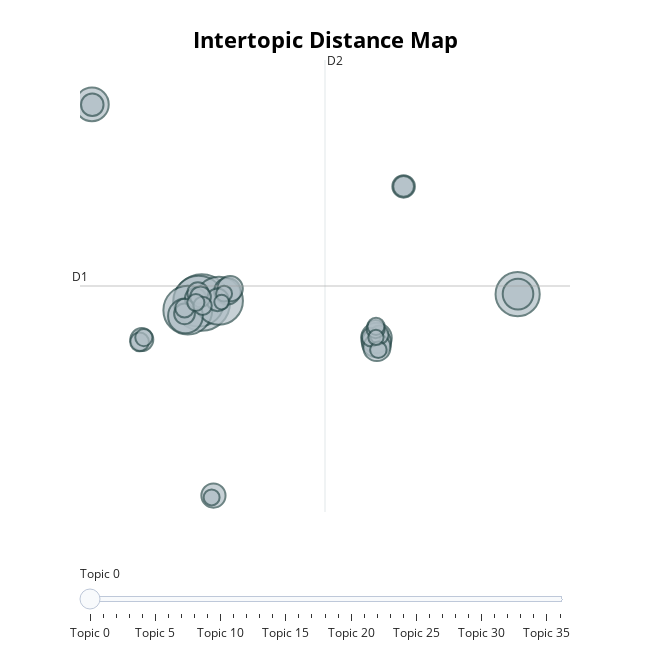

Notebook code cell kept with this figure:
### Code cell
topic_model.visualize_topics()

### Figure 1 — Plotly figure (JSON) as saved in the notebook; plotly's stock layout.template omitted (floating-point values rounded to 4 significant figures)
{"data": [{"customdata": [[0, "book | read | author | character | bookish", 164], [1, "neuroscience | consciousness | neurodiversity | psychology | mentalhealth", 133], [2, "aphantasia aphantasia | jealous | one aphantasia | apparently | aphantasia test", 122], [3, "mental | imagery | image | apple | visual", 118], [4, "guy | much | please | let | miss", 100], [5, "hyperphantasia | song | music | new | come", 62], [6, "neurodivergent | adhd | audhd | actuallyautistic | neurodiversity", 58], [7, "artist | aphantasia artist | artist aphantasia | artistsoftiktok | art aphantasia", 48], [8, "please | wait | right | yeah | hey", 48], [9, "sketch | doodle | draw | drawing | pen", 44], [10, "draw | artist | arttok | drawing | illustration", 38], [11, "psychic | spirituality | energy | meditation | channel", 36], [12, "mind eye | spiritual | work | mean | practice", 33], [13, "tiktok | video | storytime | funny | creatorsearchinsight", 30], [14, "hyperphantasia | win | aphantasia hyperphantasia | curious | close", 27], [15, "psychiatry | aphantasia aphantasiaawareness | aphantasiagang mindseye | aphantasiagang | magic", 26], [16, "adhd | neurodivergent | aphantasia hyperphantasia | hyperphantasia aphantasia | hyperphantasia", 26], [17, "psychic | guy | right | stitch | inspire", 26], [18, "theory | drop | answer | friend | differ", 23], [19, "monologue | inner | inner monologue | talk | voice", 23], [20, "witchtok | check | guy | hope | put", 22], [21, "capcut | part | learnontiktok | activity | super", 22], [22, "song | map | wait | music | hot", 22], [23, "digitalartist | digitalart | study | day | truly", 18], [24, "sketch | artist art | art artist | artist | hyperphantasia", 18], [25, "hyperphantasia | real | vivid | clarity | vividly", 18], [26, "aphantasie | man | books | rest | hot", 18], [27, "stitch | ill | guy | arrive | hair", 17], [28, "memory | count | aphantasia hyperphantasia | wonder | anyone", 17], [29, "greenscreen | aphantasia visual | aphantasia anauralia | aphantasia foryoupage | tho", 15], [30, "deal | witness | dog | mindblind | aphantasiaawareness aphantasiagang", 15], [31, "aphantasia hyperphantasia | hyperphantasia | hyperphantasia aphantasia | fypviral | stitch", 15], [32, "creativity | unlock | creative | mindfulness | mentalhealth", 14], [33, "spiritualtiktok | spirituality | spiritualtok | aphantasia visualize | link bio", 13], [34, "podcast | episode | movie | minipodcast | listen", 13], [35, "clip | aphantasiaartist | wan | aphantasia artist | aphantasia aphantasiaartist", 12], [36, "psychiatry | aphantasiagang mindseye | aphantasiagang | aphantasia aphantasiaawareness | psychology", 11]], "hovertemplate": "<b>Topic %{customdata[0]}</b><br>%{customdata[1]}<br>Size: %{customdata[2]}", "legendgroup": "", "marker": {"color": "#B0BEC5", "size": [164, 133, 122, 118, 100, 62, 58, 48, 48, 44, 38, 36, 33, 30, 27, 26, 26, 26, 23, 23, 22, 22, 22, 18, 18, 18, 18, 17, 17, 15, 15, 15, 14, 13, 13, 12, 11], "sizemode": "area", "sizeref": 0.1025, "symbol": "circle", "line": {"color": "DarkSlateGrey", "width": 2}}, "mode": "markers", "name": "", "orientation": "v", "showlegend": false, "x": [2.385, 2.144, 1.286, 3.734, 27.2, 1.103, -6.243, 16.11, 27.22, 16.11, 16.14, 4.404, 4.612, 3.302, -2.323, 3.623, -6.215, 18.24, 1.895, 2.083, 18.24, 2.287, 1.029, 15.69, 16.32, -2.504, 1.033, 16.04, 2.451, 1.92, 16.07, -2.167, 16.25, 4.138, 3.159, 16.07, 3.944], "xaxis": "x", "y": [7.737, 7.845, 7.134, 7.872, 8.394, 6.682, 23.39, 4.94, 8.402, 4.572, 4.185, 8.633, 8.832, -7.515, 4.811, 7.946, 23.36, 16.91, 8.056, 8.501, 16.91, 8.19, 6.844, 5.008, 5.186, 4.629, 7.297, 5.644, 7.48, 7.74, 5.855, 4.967, 4.003, 8.437, -7.66, 4.986, 7.773], "yaxis": "y", "type": "scatter"}], "layout": {"xaxis": {"anchor": "y", "domain": [0.0, 1.0], "title": {"text": ""}, "visible": false, "range": [-7.18, 31.31]}, "yaxis": {"anchor": "x", "domain": [0.0, 1.0], "title": {"text": ""}, "visible": false, "range": [-8.809, 26.89]}, "legend": {"tracegroupgap": 0, "itemsizing": "constant"}, "margin": {"t": 60}, "title": {"font": {"size": 22, "color": "Black"}, "text": "<b>Intertopic Distance Map</b>", "y": 0.95, "x": 0.5, "xanchor": "center", "yanchor": "top"}, "hoverlabel": {"font": {"size": 16, "family": "Rockwell"}, "bgcolor": "white"}, "width": 650, "height": 650, "sliders": [{"active": 0, "pad": {"t": 50}, "steps": [{"args": [{"marker.color": [["red", "#B0BEC5", "#B0BEC5", "#B0BEC5", "#B0BEC5", "#B0BEC5", "#B0BEC5", "#B0BEC5", "#B0BEC5", "#B0BEC5", "#B0BEC5", "#B0BEC5", "#B0BEC5", "#B0BEC5", "#B0BEC5", "#B0BEC5", "#B0BEC5", "#B0BEC5", "#B0BEC5", "#B0BEC5", "#B0BEC5", "#B0BEC5", "#B0BEC5", "#B0BEC5", "#B0BEC5", "#B0BEC5", "#B0BEC5", "#B0BEC5", "#B0BEC5", "#B0BEC5", "#B0BEC5", "#B0BEC5", "#B0BEC5", "#B0BEC5", "#B0BEC5", "#B0BEC5", "#B0BEC5"]]}], "label": "Topic 0", "method": "update"}, {"args": [{"marker.color": [["#B0BEC5", "red", "#B0BEC5", "#B0BEC5", "#B0BEC5", "#B0BEC5", "#B0BEC5", "#B0BEC5", "#B0BEC5", "#B0BEC5", "#B0BEC5", "#B0BEC5", "#B0BEC5", "#B0BEC5", "#B0BEC5", "#B0BEC5", "#B0BEC5", "#B0BEC5", "#B0BEC5", "#B0BEC5", "#B0BEC5", "#B0BEC5", "#B0BEC5", "#B0BEC5", "#B0BEC5", "#B0BEC5", "#B0BEC5", "#B0BEC5", "#B0BEC5", "#B0BEC5", "#B0BEC5", "#B0BEC5", "#B0BEC5", "#B0BEC5", "#B0BEC5", "#B0BEC5", "#B0BEC5"]]}], "label": "Topic 1", "method": "update"}, {"args": [{"marker.color": [["#B0BEC5", "#B0BEC5", "red", "#B0BEC5", "#B0BEC5", "#B0BEC5", "#B0BEC5", "#B0BEC5", "#B0BEC5", "#B0BEC5", "#B0BEC5", "#B0BEC5", "#B0BEC5", "#B0BEC5", "#B0BEC5", "#B0BEC5", "#B0BEC5", "#B0BEC5", "#B0BEC5", "#B0BEC5", "#B0BEC5", "#B0BEC5", "#B0BEC5", "#B0BEC5", "#B0BEC5", "#B0BEC5", "#B0BEC5", "#B0BEC5", "#B0BEC5", "#B0BEC5", "#B0BEC5", "#B0BEC5", "#B0BEC5", "#B0BEC5", "#B0BEC5", "#B0BEC5", "#B0BEC5"]]}], "label": "Topic 2", "method": "update"}, {"args": [{"marker.color": [["#B0BEC5", "#B0BEC5", "#B0BEC5", "red", "#B0BEC5", "#B0BEC5", "#B0BEC5", "#B0BEC5", "#B0BEC5", "#B0BEC5", "#B0BEC5", "#B0BEC5", "#B0BEC5", "#B0BEC5", "#B0BEC5", "#B0BEC5", "#B0BEC5", "#B0BEC5", "#B0BEC5", "#B0BEC5", "#B0BEC5", "#B0BEC5", "#B0BEC5", "#B0BEC5", "#B0BEC5", "#B0BEC5", "#B0BEC5", "#B0BEC5", "#B0BEC5", "#B0BEC5", "#B0BEC5", "#B0BEC5", "#B0BEC5", "#B0BEC5", "#B0BEC5", "#B0BEC5", "#B0BEC5"]]}], "label": "Topic 3", "method": "update"}, {"args": [{"marker.color": [["#B0BEC5", "#B0BEC5", "#B0BEC5", "#B0BEC5", "red", "#B0BEC5", "#B0BEC5", "#B0BEC5", "#B0BEC5", "#B0BEC5", "#B0BEC5", "#B0BEC5", "#B0BEC5", "#B0BEC5", "#B0BEC5", "#B0BEC5", "#B0BEC5", "#B0BEC5", "#B0BEC5", "#B0BEC5", "#B0BEC5", "#B0BEC5", "#B0BEC5", "#B0BEC5", "#B0BEC5", "#B0BEC5", "#B0BEC5", "#B0BEC5", "#B0BEC5", "#B0BEC5", "#B0BEC5", "#B0BEC5", "#B0BEC5", "#B0BEC5", "#B0BEC5", "#B0BEC5", "#B0BEC5"]]}], "label": "Topic 4", "method": "update"}, {"args": [{"marker.color": [["#B0BEC5", "#B0BEC5", "#B0BEC5", "#B0BEC5", "#B0BEC5", "red", "#B0BEC5", "#B0BEC5", "#B0BEC5", "#B0BEC5", "#B0BEC5", "#B0BEC5", "#B0BEC5", "#B0BEC5", "#B0BEC5", "#B0BEC5", "#B0BEC5", "#B0BEC5", "#B0BEC5", "#B0BEC5", "#B0BEC5", "#B0BEC5", "#B0BEC5", "#B0BEC5", "#B0BEC5", "#B0BEC5", "#B0BEC5", "#B0BEC5", "#B0BEC5", "#B0BEC5", "#B0BEC5", "#B0BEC5", "#B0BEC5", "#B0BEC5", "#B0BEC5", "#B0BEC5", "#B0BEC5"]]}], "label": "Topic 5", "method": "update"}, {"args": [{"marker.color": [["#B0BEC5", "#B0BEC5", "#B0BEC5", "#B0BEC5", "#B0BEC5", "#B0BEC5", "red", "#B0BEC5", "#B0BEC5", "#B0BEC5", "#B0BEC5", "#B0BEC5", "#B0BEC5", "#B0BEC5", "#B0BEC5", "#B0BEC5", "#B0BEC5", "#B0BEC5", "#B0BEC5", "#B0BEC5", "#B0BEC5", "#B0BEC5", "#B0BEC5", "#B0BEC5", "#B0BEC5", "#B0BEC5", "#B0BEC5", "#B0BEC5", "#B0BEC5", "#B0BEC5", "#B0BEC5", "#B0BEC5", "#B0BEC5", "#B0BEC5", "#B0BEC5", "#B0BEC5", "#B0BEC5"]]}], "label": "Topic 6", "method": "update"}, {"args": [{"marker.color": [["#B0BEC5", "#B0BEC5", "#B0BEC5", "#B0BEC5", "#B0BEC5", "#B0BEC5", "#B0BEC5", "red", "#B0BEC5", "#B0BEC5", "#B0BEC5", "#B0BEC5", "#B0BEC5", "#B0BEC5", "#B0BEC5", "#B0BEC5", "#B0BEC5", "#B0BEC5", "#B0BEC5", "#B0BEC5", "#B0BEC5", "#B0BEC5", "#B0BEC5", "#B0BEC5", "#B0BEC5", "#B0BEC5", "#B0BEC5", "#B0BEC5", "#B0BEC5", "#B0BEC5", "#B0BEC5", "#B0BEC5", "#B0BEC5", "#B0BEC5", "#B0BEC5", "#B0BEC5", "#B0BEC5"]]}], "label": "Topic 7", "method": "update"}, {"args": [{"marker.color": [["#B0BEC5", "#B0BEC5", "#B0BEC5", "#B0BEC5", "#B0BEC5", "#B0BEC5", "#B0BEC5", "#B0BEC5", "red", "#B0BEC5", "#B0BEC5", "#B0BEC5", "#B0BEC5", "#B0BEC5", "#B0BEC5", "#B0BEC5", "#B0BEC5", "#B0BEC5", "#B0BEC5", "#B0BEC5", "#B0BEC5", "#B0BEC5", "#B0BEC5", "#B0BEC5", "#B0BEC5", "#B0BEC5", "#B0BEC5", "#B0BEC5", "#B0BEC5", "#B0BEC5", "#B0BEC5", "#B0BEC5", "#B0BEC5", "#B0BEC5", "#B0BEC5", "#B0BEC5", "#B0BEC5"]]}], "label": "Topic 8", "method": "update"}, {"args": [{"marker.color": [["#B0BEC5", "#B0BEC5", "#B0BEC5", "#B0BEC5", "#B0BEC5", "#B0BEC5", "#B0BEC5", "#B0BEC5", "#B0BEC5", "red", "#B0BEC5", "#B0BEC5", "#B0BEC5", "#B0BEC5", "#B0BEC5", "#B0BEC5", "#B0BEC5", "#B0BEC5", "#B0BEC5", "#B0BEC5", "#B0BEC5", "#B0BEC5", "#B0BEC5", "#B0BEC5", "#B0BEC5", "#B0BEC5", "#B0BEC5", "#B0BEC5", "#B0BEC5", "#B0BEC5", "#B0BEC5", "#B0BEC5", "#B0BEC5", "#B0BEC5", "#B0BEC5", "#B0BEC5", "#B0BEC5"]]}], "label": "Topic 9", "method": "update"}, {"args": [{"marker.color": [["#B0BEC5", "#B0BEC5", "#B0BEC5", "#B0BEC5", "#B0BEC5", "#B0BEC5", "#B0BEC5", "#B0BEC5", "#B0BEC5", "#B0BEC5", "red", "#B0BEC5", "#B0BEC5", "#B0BEC5", "#B0BEC5", "#B0BEC5", "#B0BEC5", "#B0BEC5", "#B0BEC5", "#B0BEC5", "#B0BEC5", "#B0BEC5", "#B0BEC5", "#B0BEC5", "#B0BEC5", "#B0BEC5", "#B0BEC5", "#B0BEC5", "#B0BEC5", "#B0BEC5", "#B0BEC5", "#B0BEC5", "#B0BEC5", "#B0BEC5", "#B0BEC5", "#B0BEC5", "#B0BEC5"]]}], "label": "Topic 10", "method": "update"}, {"args": [{"marker.color": [["#B0BEC5", "#B0BEC5", "#B0BEC5", "#B0BEC5", "#B0BEC5", "#B0BEC5", "#B0BEC5", "#B0BEC5", "#B0BEC5", "#B0BEC5", "#B0BEC5", "red", "#B0BEC5", "#B0BEC5", "#B0BEC5", "#B0BEC5", "#B0BEC5", "#B0BEC5", "#B0BEC5", "#B0BEC5", "#B0BEC5", "#B0BEC5", "#B0BEC5", "#B0BEC5", "#B0BEC5", "#B0BEC5", "#B0BEC5", "#B0BEC5", "#B0BEC5", "#B0BEC5", "#B0BEC5", "#B0BEC5", "#B0BEC5", "#B0BEC5", "#B0BEC5", "#B0BEC5", "#B0BEC5"]]}], "label": "Topic 11", "method": "update"}, {"args": [{"marker.color": [["#B0BEC5", "#B0BEC5", "#B0BEC5", "#B0BEC5", "#B0BEC5", "#B0BEC5", "#B0BEC5", "#B0BEC5", "#B0BEC5", "#B0BEC5", "#B0BEC5", "#B0BEC5", "red", "#B0BEC5", "#B0BEC5", "#B0BEC5", "#B0BEC5", "#B0BEC5", "#B0BEC5", "#B0BEC5", "#B0BEC5", "#B0BEC5", "#B0BEC5", "#B0BEC5", "#B0BEC5", "#B0BEC5", "#B0BEC5", "#B0BEC5", "#B0BEC5", "#B0BEC5", "#B0BEC5", "#B0BEC5", "#B0BEC5", "#B0BEC5", "#B0BEC5", "#B0BEC5", "#B0BEC5"]]}], "label": "Topic 12", "method": "update"}, {"args": [{"marker.color": [["#B0BEC5", "#B0BEC5", "#B0BEC5", "#B0BEC5", "#B0BEC5", "#B0BEC5", "#B0BEC5", "#B0BEC5", "#B0BEC5", "#B0BEC5", "#B0BEC5", "#B0BEC5", "#B0BEC5", "red", "#B0BEC5", "#B0BEC5", "#B0BEC5", "#B0BEC5", "#B0BEC5", "#B0BEC5", "#B0BEC5", "#B0BEC5", "#B0BEC5", "#B0BEC5", "#B0BEC5", "#B0BEC5", "#B0BEC5", "#B0BEC5", "#B0BEC5", "#B0BEC5", "#B0BEC5", "#B0BEC5", "#B0BEC5", "#B0BEC5", "#B0BEC5", "#B0BEC5", "#B0BEC5"]]}], "label": "Topic 13", "method": "update"}, {"args": [{"marker.color": [["#B0BEC5", "#B0BEC5", "#B0BEC5", "#B0BEC5", "#B0BEC5", "#B0BEC5", "#B0BEC5", "#B0BEC5", "#B0BEC5", "#B0BEC5", "#B0BEC5", "#B0BEC5", "#B0BEC5", "#B0BEC5", "red", "#B0BEC5", "#B0BEC5", "#B0BEC5", "#B0BEC5", "#B0BEC5", "#B0BEC5", "#B0BEC5", "#B0BEC5", "#B0BEC5", "#B0BEC5", "#B0BEC5", "#B0BEC5", "#B0BEC5", "#B0BEC5", "#B0BEC5", "#B0BEC5", "#B0BEC5", "#B0BEC5", "#B0BEC5", "#B0BEC5", "#B0BEC5", "#B0BEC5"]]}], "label": "Topic 14", "method": "update"}, {"args": [{"marker.color": [["#B0BEC5", "#B0BEC5", "#B0BEC5", "#B0BEC5", "#B0BEC5", "#B0BEC5", "#B0BEC5", "#B0BEC5", "#B0BEC5", "#B0BEC5", "#B0BEC5", "#B0BEC5", "#B0BEC5", "#B0BEC5", "#B0BEC5", "red", "#B0BEC5", "#B0BEC5", "#B0BEC5", "#B0BEC5", "#B0BEC5", "#B0BEC5", "#B0BEC5", "#B0BEC5", "#B0BEC5", "#B0BEC5", "#B0BEC5", "#B0BEC5", "#B0BEC5", "#B0BEC5", "#B0BEC5", "#B0BEC5", "#B0BEC5", "#B0BEC5", "#B0BEC5", "#B0BEC5", "#B0BEC5"]]}], "label": "Topic 15", "method": "update"}, {"args": [{"marker.color": [["#B0BEC5", "#B0BEC5", "#B0BEC5", "#B0BEC5", "#B0BEC5", "#B0BEC5", "#B0BEC5", "#B0BEC5", "#B0BEC5", "#B0BEC5", "#B0BEC5", "#B0BEC5", "#B0BEC5", "#B0BEC5", "#B0BEC5", "#B0BEC5", "red", "#B0BEC5", "#B0BEC5", "#B0BEC5", "#B0BEC5", "#B0BEC5", "#B0BEC5", "#B0BEC5", "#B0BEC5", "#B0BEC5", "#B0BEC5", "#B0BEC5", "#B0BEC5", "#B0BEC5", "#B0BEC5", "#B0BEC5", "#B0BEC5", "#B0BEC5", "#B0BEC5", "#B0BEC5", "#B0BEC5"]]}], "label": "Topic 16", "method": "update"}, {"args": [{"marker.color": [["#B0BEC5", "#B0BEC5", "#B0BEC5", "#B0BEC5", "#B0BEC5", "#B0BEC5", "#B0BEC5", "#B0BEC5", "#B0BEC5", "#B0BEC5", "#B0BEC5", "#B0BEC5", "#B0BEC5", "#B0BEC5", "#B0BEC5", "#B0BEC5", "#B0BEC5", "red", "#B0BEC5", "#B0BEC5", "#B0BEC5", "#B0BEC5", "#B0BEC5", "#B0BEC5", "#B0BEC5", "#B0BEC5", "#B0BEC5", "#B0BEC5", "#B0BEC5", "#B0BEC5", "#B0BEC5", "#B0BEC5", "#B0BEC5", "#B0BEC5", "#B0BEC5", "#B0BEC5", "#B0BEC5"]]}], "label": "Topic 17", "method": "update"}, {"args": [{"marker.color": [["#B0BEC5", "#B0BEC5", "#B0BEC5", "#B0BEC5", "#B0BEC5", "#B0BEC5", "#B0BEC5", "#B0BEC5", "#B0BEC5", "#B0BEC5", "#B0BEC5", "#B0BEC5", "#B0BEC5", "#B0BEC5", "#B0BEC5", "#B0BEC5", "#B0BEC5", "#B0BEC5", "red", "#B0BEC5", "#B0BEC5", "#B0BEC5", "#B0BEC5", "#B0BEC5", "#B0BEC5", "#B0BEC5", "#B0BEC5", "#B0BEC5", "#B0BEC5", "#B0BEC5", "#B0BEC5", "#B0BEC5", "#B0BEC5", "#B0BEC5", "#B0BEC5", "#B0BEC5", "#B0BEC5"]]}], "label": "Topic 18", "method": "update"}, {"args": [{"marker.color": [["#B0BEC5", "#B0BEC5", "#B0BEC5", "#B0BEC5", "#B0BEC5", "#B0BEC5", "#B0BEC5", "#B0BEC5", "#B0BEC5", "#B0BEC5", "#B0BEC5", "#B0BEC5", "#B0BEC5", "#B0BEC5", "#B0BEC5", "#B0BEC5", "#B0BEC5", "#B0BEC5", "#B0BEC5", "red", "#B0BEC5", "#B0BEC5", "#B0BEC5", "#B0BEC5", "#B0BEC5", "#B0BEC5", "#B0BEC5", "#B0BEC5", "#B0BEC5", "#B0BEC5", "#B0BEC5", "#B0BEC5", "#B0BEC5", "#B0BEC5", "#B0BEC5", "#B0BEC5", "#B0BEC5"]]}], "label": "Topic 19", "method": "update"}, {"args": [{"marker.color": [["#B0BEC5", "#B0BEC5", "#B0BEC5", "#B0BEC5", "#B0BEC5", "#B0BEC5", "#B0BEC5", "#B0BEC5", "#B0BEC5", "#B0BEC5", "#B0BEC5", "#B0BEC5", "#B0BEC5", "#B0BEC5", "#B0BEC5", "#B0BEC5", "#B0BEC5", "#B0BEC5", "#B0BEC5", "#B0BEC5", "red", "#B0BEC5", "#B0BEC5", "#B0BEC5", "#B0BEC5", "#B0BEC5", "#B0BEC5", "#B0BEC5", "#B0BEC5", "#B0BEC5", "#B0BEC5", "#B0BEC5", "#B0BEC5", "#B0BEC5", "#B0BEC5", "#B0BEC5", "#B0BEC5"]]}], "label": "Topic 20", "method": "update"}, {"args": [{"marker.color": [["#B0BEC5", "#B0BEC5", "#B0BEC5", "#B0BEC5", "#B0BEC5", "#B0BEC5", "#B0BEC5", "#B0BEC5", "#B0BEC5", "#B0BEC5", "#B0BEC5", "#B0BEC5", "#B0BEC5", "#B0BEC5", "#B0BEC5", "#B0BEC5", "#B0BEC5", "#B0BEC5", "#B0BEC5", "#B0BEC5", "#B0BEC5", "red", "#B0BEC5", "#B0BEC5", "#B0BEC5", "#B0BEC5", "#B0BEC5", "#B0BEC5", "#B0BEC5", "#B0BEC5", "#B0BEC5", "#B0BEC5", "#B0BEC5", "#B0BEC5", "#B0BEC5", "#B0BEC5", "#B0BEC5"]]}], "label": "Topic 21", "method": "update"}, {"args": [{"marker.color": [["#B0BEC5", "#B0BEC5", "#B0BEC5", "#B0BEC5", "#B0BEC5", "#B0BEC5", "#B0BEC5", "#B0BEC5", "#B0BEC5", "#B0BEC5", "#B0BEC5", "#B0BEC5", "#B0BEC5", "#B0BEC5", "#B0BEC5", "#B0BEC5", "#B0BEC5", "#B0BEC5", "#B0BEC5", "#B0BEC5", "#B0BEC5", "#B0BEC5", "red", "#B0BEC5", "#B0BEC5", "#B0BEC5", "#B0BEC5", "#B0BEC5", "#B0BEC5", "#B0BEC5", "#B0BEC5", "#B0BEC5", "#B0BEC5", "#B0BEC5", "#B0BEC5", "#B0BEC5", "#B0BEC5"]]}], "label": "Topic 22", "method": "update"}, {"args": [{"marker.color": [["#B0BEC5", "#B0BEC5", "#B0BEC5", "#B0BEC5", "#B0BEC5", "#B0BEC5", "#B0BEC5", "#B0BEC5", "#B0BEC5", "#B0BEC5", "#B0BEC5", "#B0BEC5", "#B0BEC5", "#B0BEC5", "#B0BEC5", "#B0BEC5", "#B0BEC5", "#B0BEC5", "#B0BEC5", "#B0BEC5", "#B0BEC5", "#B0BEC5", "#B0BEC5", "red", "#B0BEC5", "#B0BEC5", "#B0BEC5", "#B0BEC5", "#B0BEC5", "#B0BEC5", "#B0BEC5", "#B0BEC5", "#B0BEC5", "#B0BEC5", "#B0BEC5", "#B0BEC5", "#B0BEC5"]]}], "label": "Topic 23", "method": "update"}, {"args": [{"marker.color": [["#B0BEC5", "#B0BEC5", "#B0BEC5", "#B0BEC5", "#B0BEC5", "#B0BEC5", "#B0BEC5", "#B0BEC5", "#B0BEC5", "#B0BEC5", "#B0BEC5", "#B0BEC5", "#B0BEC5", "#B0BEC5", "#B0BEC5", "#B0BEC5", "#B0BEC5", "#B0BEC5", "#B0BEC5", "#B0BEC5", "#B0BEC5", "#B0BEC5", "#B0BEC5", "#B0BEC5", "red", "#B0BEC5", "#B0BEC5", "#B0BEC5", "#B0BEC5", "#B0BEC5", "#B0BEC5", "#B0BEC5", "#B0BEC5", "#B0BEC5", "#B0BEC5", "#B0BEC5", "#B0BEC5"]]}], "label": "Topic 24", "method": "update"}, {"args": [{"marker.color": [["#B0BEC5", "#B0BEC5", "#B0BEC5", "#B0BEC5", "#B0BEC5", "#B0BEC5", "#B0BEC5", "#B0BEC5", "#B0BEC5", "#B0BEC5", "#B0BEC5", "#B0BEC5", "#B0BEC5", "#B0BEC5", "#B0BEC5", "#B0BEC5", "#B0BEC5", "#B0BEC5", "#B0BEC5", "#B0BEC5", "#B0BEC5", "#B0BEC5", "#B0BEC5", "#B0BEC5", "#B0BEC5", "red", "#B0BEC5", "#B0BEC5", "#B0BEC5", "#B0BEC5", "#B0BEC5", "#B0BEC5", "#B0BEC5", "#B0BEC5", "#B0BEC5", "#B0BEC5", "#B0BEC5"]]}], "label": "Topic 25", "method": "update"}, {"args": [{"marker.color": [["#B0BEC5", "#B0BEC5", "#B0BEC5", "#B0BEC5", "#B0BEC5", "#B0BEC5", "#B0BEC5", "#B0BEC5", "#B0BEC5", "#B0BEC5", "#B0BEC5", "#B0BEC5", "#B0BEC5", "#B0BEC5", "#B0BEC5", "#B0BEC5", "#B0BEC5", "#B0BEC5", "#B0BEC5", "#B0BEC5", "#B0BEC5", "#B0BEC5", "#B0BEC5", "#B0BEC5", "#B0BEC5", "#B0BEC5", "red", "#B0BEC5", "#B0BEC5", "#B0BEC5", "#B0BEC5", "#B0BEC5", "#B0BEC5", "#B0BEC5", "#B0BEC5", "#B0BEC5", "#B0BEC5"]]}], "label": "Topic 26", "method": "update"}, {"args": [{"marker.color": [["#B0BEC5", "#B0BEC5", "#B0BEC5", "#B0BEC5", "#B0BEC5", "#B0BEC5", "#B0BEC5", "#B0BEC5", "#B0BEC5", "#B0BEC5", "#B0BEC5", "#B0BEC5", "#B0BEC5", "#B0BEC5", "#B0BEC5", "#B0BEC5", "#B0BEC5", "#B0BEC5", "#B0BEC5", "#B0BEC5", "#B0BEC5", "#B0BEC5", "#B0BEC5", "#B0BEC5", "#B0BEC5", "#B0BEC5", "#B0BEC5", "red", "#B0BEC5", "#B0BEC5", "#B0BEC5", "#B0BEC5", "#B0BEC5", "#B0BEC5", "#B0BEC5", "#B0BEC5", "#B0BEC5"]]}], "label": "Topic 27", "method": "update"}, {"args": [{"marker.color": [["#B0BEC5", "#B0BEC5", "#B0BEC5", "#B0BEC5", "#B0BEC5", "#B0BEC5", "#B0BEC5", "#B0BEC5", "#B0BEC5", "#B0BEC5", "#B0BEC5", "#B0BEC5", "#B0BEC5", "#B0BEC5", "#B0BEC5", "#B0BEC5", "#B0BEC5", "#B0BEC5", "#B0BEC5", "#B0BEC5", "#B0BEC5", "#B0BEC5", "#B0BEC5", "#B0BEC5", "#B0BEC5", "#B0BEC5", "#B0BEC5", "#B0BEC5", "red", "#B0BEC5", "#B0BEC5", "#B0BEC5", "#B0BEC5", "#B0BEC5", "#B0BEC5", "#B0BEC5", "#B0BEC5"]]}], "label": "Topic 28", "method": "update"}, {"args": [{"marker.color": [["#B0BEC5", "#B0BEC5", "#B0BEC5", "#B0BEC5", "#B0BEC5", "#B0BEC5", "#B0BEC5", "#B0BEC5", "#B0BEC5", "#B0BEC5", "#B0BEC5", "#B0BEC5", "#B0BEC5", "#B0BEC5", "#B0BEC5", "#B0BEC5", "#B0BEC5", "#B0BEC5", "#B0BEC5", "#B0BEC5", "#B0BEC5", "#B0BEC5", "#B0BEC5", "#B0BEC5", "#B0BEC5", "#B0BEC5", "#B0BEC5", "#B0BEC5", "#B0BEC5", "red", "#B0BEC5", "#B0BEC5", "#B0BEC5", "#B0BEC5", "#B0BEC5", "#B0BEC5", "#B0BEC5"]]}], "label": "Topic 29", "method": "update"}, {"args": [{"marker.color": [["#B0BEC5", "#B0BEC5", "#B0BEC5", "#B0BEC5", "#B0BEC5", "#B0BEC5", "#B0BEC5", "#B0BEC5", "#B0BEC5", "#B0BEC5", "#B0BEC5", "#B0BEC5", "#B0BEC5", "#B0BEC5", "#B0BEC5", "#B0BEC5", "#B0BEC5", "#B0BEC5", "#B0BEC5", "#B0BEC5", "#B0BEC5", "#B0BEC5", "#B0BEC5", "#B0BEC5", "#B0BEC5", "#B0BEC5", "#B0BEC5", "#B0BEC5", "#B0BEC5", "#B0BEC5", "red", "#B0BEC5", "#B0BEC5", "#B0BEC5", "#B0BEC5", "#B0BEC5", "#B0BEC5"]]}], "label": "Topic 30", "method": "update"}, {"args": [{"marker.color": [["#B0BEC5", "#B0BEC5", "#B0BEC5", "#B0BEC5", "#B0BEC5", "#B0BEC5", "#B0BEC5", "#B0BEC5", "#B0BEC5", "#B0BEC5", "#B0BEC5", "#B0BEC5", "#B0BEC5", "#B0BEC5", "#B0BEC5", "#B0BEC5", "#B0BEC5", "#B0BEC5", "#B0BEC5", "#B0BEC5", "#B0BEC5", "#B0BEC5", "#B0BEC5", "#B0BEC5", "#B0BEC5", "#B0BEC5", "#B0BEC5", "#B0BEC5", "#B0BEC5", "#B0BEC5", "#B0BEC5", "red", "#B0BEC5", "#B0BEC5", "#B0BEC5", "#B0BEC5", "#B0BEC5"]]}], "label": "Topic 31", "method": "update"}, {"args": [{"marker.color": [["#B0BEC5", "#B0BEC5", "#B0BEC5", "#B0BEC5", "#B0BEC5", "#B0BEC5", "#B0BEC5", "#B0BEC5", "#B0BEC5", "#B0BEC5", "#B0BEC5", "#B0BEC5", "#B0BEC5", "#B0BEC5", "#B0BEC5", "#B0BEC5", "#B0BEC5", "#B0BEC5", "#B0BEC5", "#B0BEC5", "#B0BEC5", "#B0BEC5", "#B0BEC5", "#B0BEC5", "#B0BEC5", "#B0BEC5", "#B0BEC5", "#B0BEC5", "#B0BEC5", "#B0BEC5", "#B0BEC5", "#B0BEC5", "red", "#B0BEC5", "#B0BEC5", "#B0BEC5", "#B0BEC5"]]}], "label": "Topic 32", "method": "update"}, {"args": [{"marker.color": [["#B0BEC5", "#B0BEC5", "#B0BEC5", "#B0BEC5", "#B0BEC5", "#B0BEC5", "#B0BEC5", "#B0BEC5", "#B0BEC5", "#B0BEC5", "#B0BEC5", "#B0BEC5", "#B0BEC5", "#B0BEC5", "#B0BEC5", "#B0BEC5", "#B0BEC5", "#B0BEC5", "#B0BEC5", "#B0BEC5", "#B0BEC5", "#B0BEC5", "#B0BEC5", "#B0BEC5", "#B0BEC5", "#B0BEC5", "#B0BEC5", "#B0BEC5", "#B0BEC5", "#B0BEC5", "#B0BEC5", "#B0BEC5", "#B0BEC5", "red", "#B0BEC5", "#B0BEC5", "#B0BEC5"]]}], "label": "Topic 33", "method": "update"}, {"args": [{"marker.color": [["#B0BEC5", "#B0BEC5", "#B0BEC5", "#B0BEC5", "#B0BEC5", "#B0BEC5", "#B0BEC5", "#B0BEC5", "#B0BEC5", "#B0BEC5", "#B0BEC5", "#B0BEC5", "#B0BEC5", "#B0BEC5", "#B0BEC5", "#B0BEC5", "#B0BEC5", "#B0BEC5", "#B0BEC5", "#B0BEC5", "#B0BEC5", "#B0BEC5", "#B0BEC5", "#B0BEC5", "#B0BEC5", "#B0BEC5", "#B0BEC5", "#B0BEC5", "#B0BEC5", "#B0BEC5", "#B0BEC5", "#B0BEC5", "#B0BEC5", "#B0BEC5", "red", "#B0BEC5", "#B0BEC5"]]}], "label": "Topic 34", "method": "update"}, {"args": [{"marker.color": [["#B0BEC5", "#B0BEC5", "#B0BEC5", "#B0BEC5", "#B0BEC5", "#B0BEC5", "#B0BEC5", "#B0BEC5", "#B0BEC5", "#B0BEC5", "#B0BEC5", "#B0BEC5", "#B0BEC5", "#B0BEC5", "#B0BEC5", "#B0BEC5", "#B0BEC5", "#B0BEC5", "#B0BEC5", "#B0BEC5", "#B0BEC5", "#B0BEC5", "#B0BEC5", "#B0BEC5", "#B0BEC5", "#B0BEC5", "#B0BEC5", "#B0BEC5", "#B0BEC5", "#B0BEC5", "#B0BEC5", "#B0BEC5", "#B0BEC5", "#B0BEC5", "#B0BEC5", "red", "#B0BEC5"]]}], "label": "Topic 35", "method": "update"}, {"args": [{"marker.color": [["#B0BEC5", "#B0BEC5", "#B0BEC5", "#B0BEC5", "#B0BEC5", "#B0BEC5", "#B0BEC5", "#B0BEC5", "#B0BEC5", "#B0BEC5", "#B0BEC5", "#B0BEC5", "#B0BEC5", "#B0BEC5", "#B0BEC5", "#B0BEC5", "#B0BEC5", "#B0BEC5", "#B0BEC5", "#B0BEC5", "#B0BEC5", "#B0BEC5", "#B0BEC5", "#B0BEC5", "#B0BEC5", "#B0BEC5", "#B0BEC5", "#B0BEC5", "#B0BEC5", "#B0BEC5", "#B0BEC5", "#B0BEC5", "#B0BEC5", "#B0BEC5", "#B0BEC5", "#B0BEC5", "red"]]}], "label": "Topic 36", "method": "update"}]}], "shapes": [{"line": {"color": "#CFD8DC", "width": 2}, "type": "line", "x0": 12.06, "x1": 12.06, "y0": -8.809, "y1": 26.89}, {"line": {"color": "#9E9E9E", "width": 2}, "type": "line", "x0": -7.18, "x1": 31.31, "y0": 9.042, "y1": 9.042}], "annotations": [{"showarrow": false, "text": "D1", "x": -7.18, "y": 9.042, "yshift": 10}, {"showarrow": false, "text": "D2", "x": 12.06, "xshift": 10, "y": 26.89}]}}
